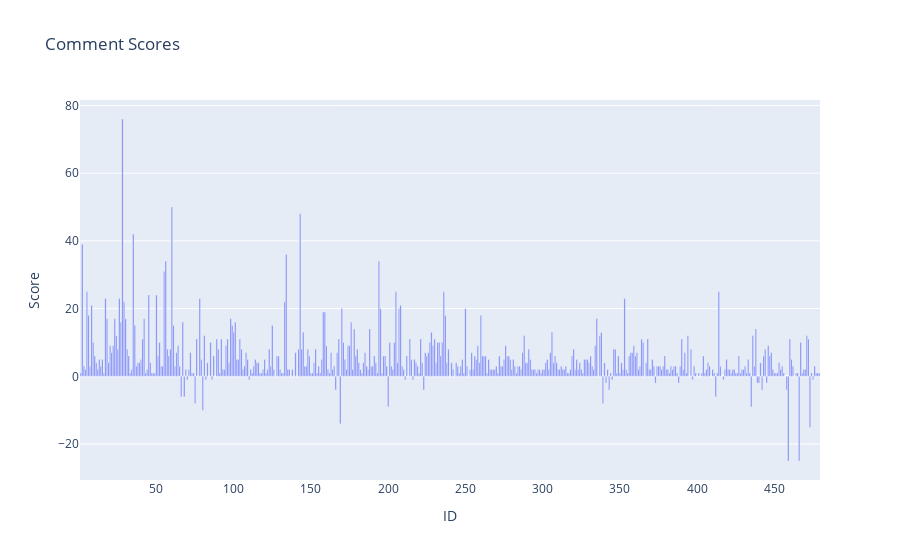

The code cell stored with this chart in its notebook:
### Code cell
# Test visualisation 1 - Scores bar chart


# Create a bar plot of all comment scores
fig = px.bar(df, x='ID', y='Score', title='Comment Scores')

# Show the plot
fig.show()

### Figure 1 — Plotly figure (JSON) as saved in the notebook; plotly's stock layout.template omitted (floating-point values rounded to 4 significant figures; data arrays with more than 128 entries replaced by an {"elided": "..."} marker saying what was removed)
{"data": [{"alignmentgroup": "True", "hovertemplate": "ID=%{x}<br>Score=%{y}<extra></extra>", "legendgroup": "", "marker": {"color": "#636efa", "pattern": {"shape": ""}}, "name": "", "offsetgroup": "", "orientation": "v", "showlegend": false, "textposition": "auto", "type": "bar", "x": {"elided": "478 int values"}, "xaxis": "x", "y": {"elided": "478 int values"}, "yaxis": "y"}], "layout": {"barmode": "relative", "legend": {"tracegroupgap": 0}, "title": {"text": "Comment Scores"}, "xaxis": {"anchor": "y", "domain": [0, 1], "title": {"text": "ID"}}, "yaxis": {"anchor": "x", "domain": [0, 1], "title": {"text": "Score"}}}}
